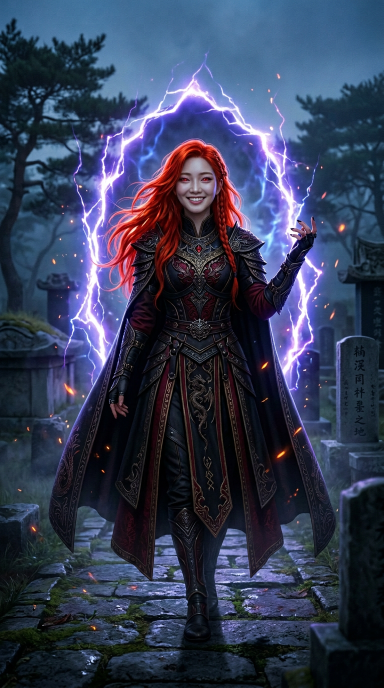
#> input picture assets/dragon_sia.png, 768 x 1376 px (shown at 1/2 size)
$ python -i make_kristina_assets.py   (imports and definitions only)
#> lines starting #> are read from the running program, lines starting #| are printed output that depends on the picture; after the words box and inside, x2 and y2 are one past the last pixel; in counts of white or black regions, pixels touching at a corner belong together
"""One-off asset builder: chroma-key Kristina sprites and square backgrounds."""
import os

import numpy as np
from PIL import Image

SRC = "ui/static/kristina/src"
OUT = "ui/static/kristina"
# [1 line not run here, left out]


def chroma_key(path_in: str, path_out: str, target_h: int = 560) -> None:
#> called with path_in = '../assets/dragon_sia.png', path_out = 'out.png', target_h = 560
    im = Image.open(path_in).convert("RGBA")
    arr = np.asarray(im).astype(np.int16)
    r, g, b = arr[:, :, 0], arr[:, :, 1], arr[:, :, 2]
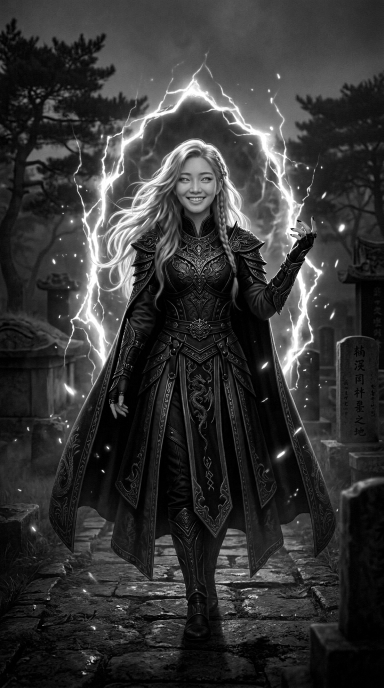
#> r: shape (1376, 768) int16 (shown at 1/2 size); min 0, max 255, mean 52.4
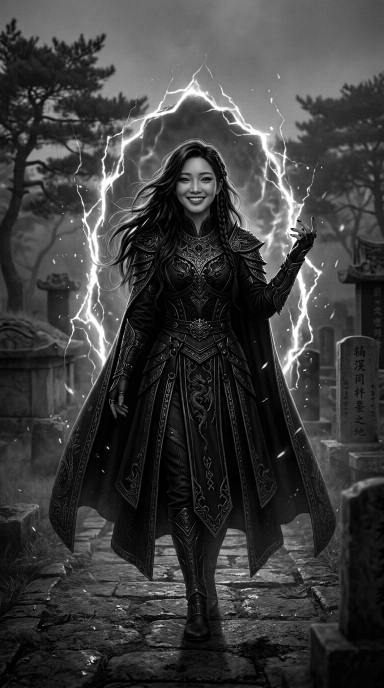
#> g: shape (1376, 768) int16 (shown at 1/2 size); min 0, max 255, mean 60.6
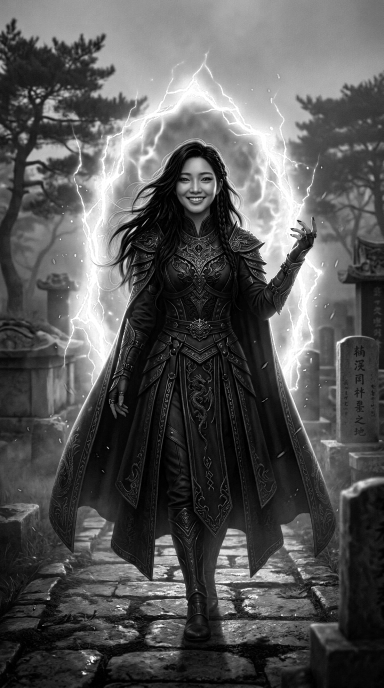
#> b: shape (1376, 768) int16 (shown at 1/2 size); min 0, max 255, mean 85.7
    greenness = g - np.maximum(r, b)
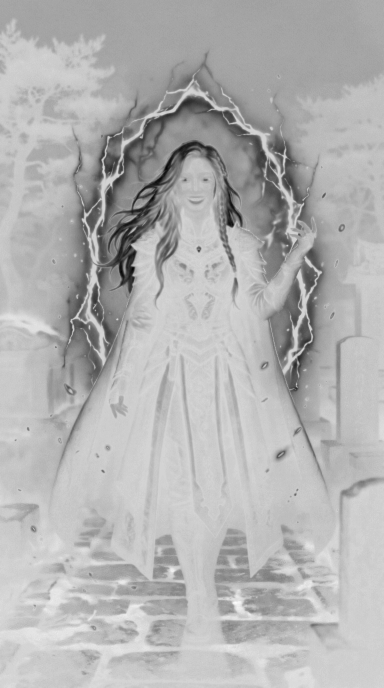
#> greenness: shape (1376, 768) int16 (shown at 1/2 size); min -184, max 38, mean -28.6; drawn with min black and max white
    alpha = np.full(greenness.shape, 255, dtype=np.int16)
    soft = (greenness > 25) & (greenness <= 60)
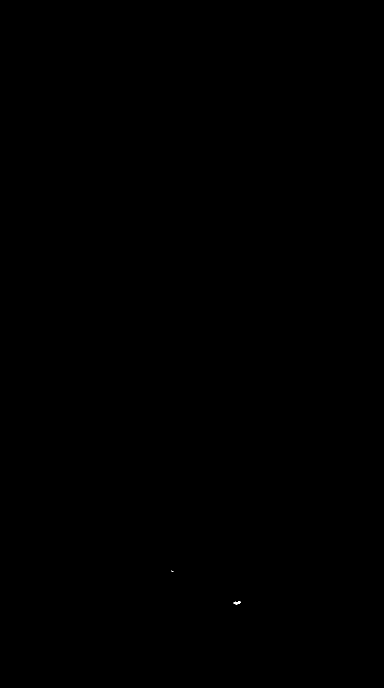
#> soft: shape (1376, 768) bool (shown at 1/2 size); 0.01% white; 2 white regions (1 under 20 px), largest, box (x1, y1, x2, y2) and area: (467, 1203, 481, 1209) 58
    alpha[greenness > 60] = 0
    alpha[soft] = (255 * (1 - (greenness[soft] - 25) / 35.0)).astype(np.int16)
    # remove green spill on soft edges
    g2 = np.where(soft, np.minimum(255, np.maximum(r, b) + 10), g)
    arr[:, :, 1] = g2
#> arr: shape (1376, 768, 4) int16; mean R, G, B, A 52.4, 60.6, 85.7, 255
    arr[:, :, 3] = np.clip(alpha, 0, 255)
#> arr: shape (1376, 768, 4) int16; mean R, G, B, A 52.4, 60.6, 85.7, 255
    im = Image.fromarray(arr.astype(np.uint8), "RGBA")
    bbox = im.getbbox()
#> bbox = (0, 0, 768, 1376)
    if bbox:
        im = im.crop(bbox)
    ratio = target_h / im.height
#> ratio = 0.407
    im = im.resize((int(im.width * ratio), target_h), Image.LANCZOS)
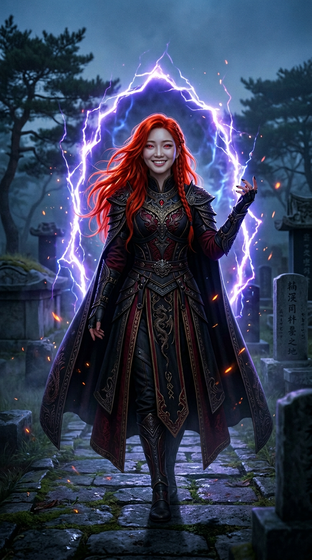
#> im: PIL image 312x560 RGBA; mean R, G, B, A 52.4, 60.6, 85.7, 255; transparent parts drawn white
    im.save(path_out, "PNG", optimize=True)
    print("saved", path_out, im.size, os.path.getsize(path_out))
#| saved out.png (312, 560) 366629


def square_bg(path_in: str, path_out: str, size: int = 512) -> None:
    im = Image.open(path_in).convert("RGB")
    w, h = im.size
    s = min(w, h)
    im = im.crop(((w - s) // 2, (h - s) // 2,
                  (w - s) // 2 + s, (h - s) // 2 + s))
    im = im.resize((size, size), Image.LANCZOS)
    im.save(path_out, "JPEG", quality=85, optimize=True)
    print("saved", path_out, os.path.getsize(path_out))


# [4 lines not run here, left out]

>>> result = chroma_key('../assets/dragon_sia.png', 'out.png')

$ run again, on assets/fire_gate.png
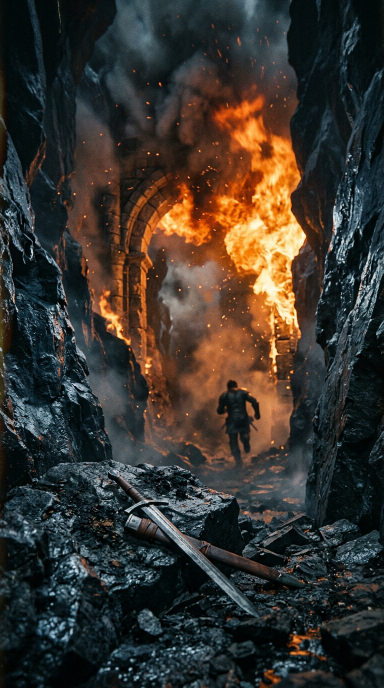
#> input picture assets/fire_gate.png, 768 x 1376 px (shown at 1/2 size)
#> in chroma_key, `greenness = g - np.maximum(r, b)`:
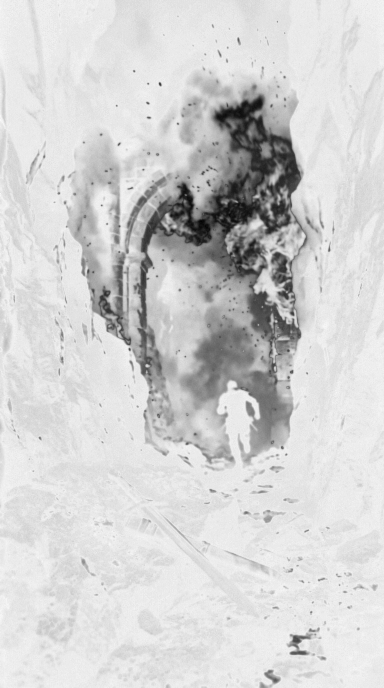
#> greenness: shape (1376, 768) int16 (shown at 1/2 size); min -142, max 11, mean -15.97; drawn with min black and max white
#> soft: shape (1376, 768) bool; every value is 0
#> alpha: shape (1376, 768) int16; every value is 255
#> bbox = (0, 0, 768, 1376)
#> in chroma_key, `im = im.resize((int(im.width * ratio), target_h), Image.LANCZOS)`:
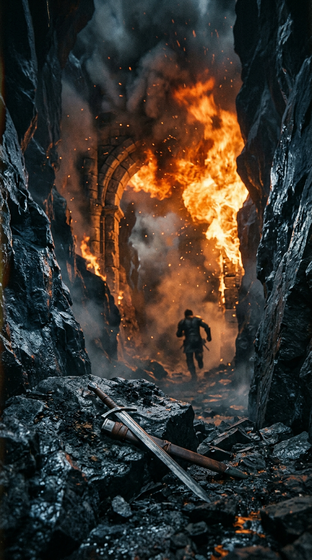
#> im: PIL image 312x560 RGBA; mean R, G, B, A 56.7, 52.1, 45.8, 255
#| saved out.png (312, 560) 386850

$ run again, on assets/memorial.png
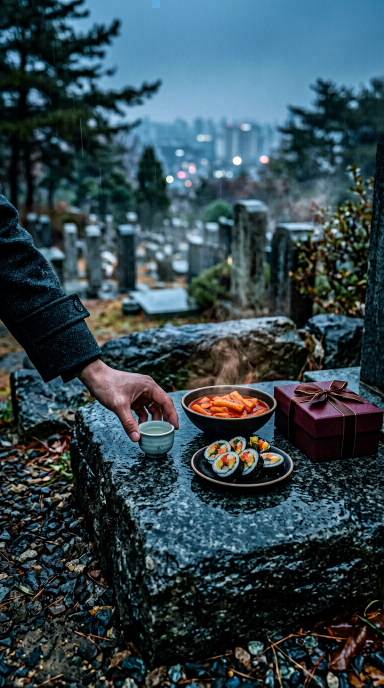
#> input picture assets/memorial.png, 768 x 1376 px (shown at 1/2 size)
#> in chroma_key, `soft = (greenness > 25) & (greenness <= 60)`:
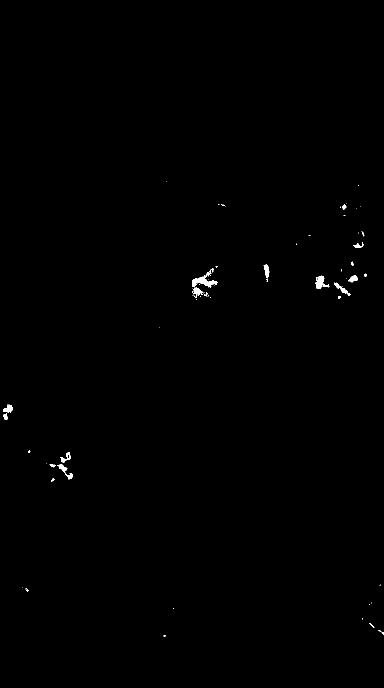
#> soft: shape (1376, 768) bool (shown at 1/2 size); 0.29% white; 73 white regions (53 under 20 px), largest, box (x1, y1, x2, y2) and area: (384, 541, 435, 575) 614, (631, 551, 659, 578) 376, (115, 928, 146, 959) 257
#> bbox = (0, 0, 768, 1376)
#> in chroma_key, `im = im.resize((int(im.width * ratio), target_h), Image.LANCZOS)`:
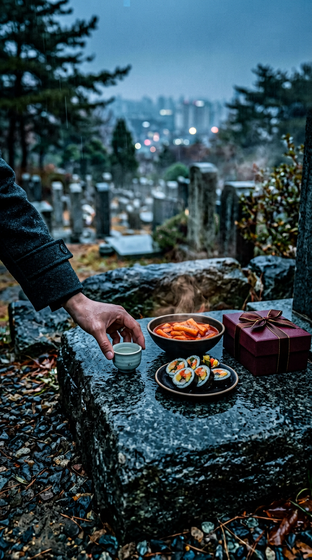
#> im: PIL image 312x560 RGBA; mean R, G, B, A 51.2, 70.4, 78, 254.9; transparent parts drawn white
#| saved out.png (312, 560) 404008

$ run again, on assets/minjun.png
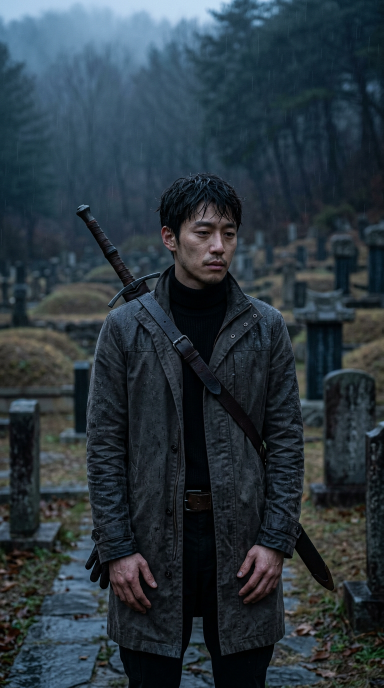
#> input picture assets/minjun.png, 768 x 1376 px (shown at 1/2 size)
#> in chroma_key, `greenness = g - np.maximum(r, b)`:
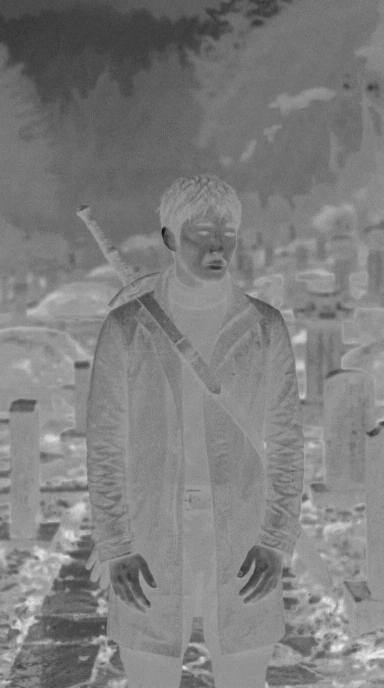
#> greenness: shape (1376, 768) int16 (shown at 1/2 size); min -54, max 35, mean -9.7; drawn with min black and max white
#> soft: shape (1376, 768) bool; 0.02% white in thin lines or dots, all inside (x1, y1, x2, y2) = (63, 1066, 768, 1317)
#> bbox = (0, 0, 768, 1376)
#> in chroma_key, `im = im.resize((int(im.width * ratio), target_h), Image.LANCZOS)`:
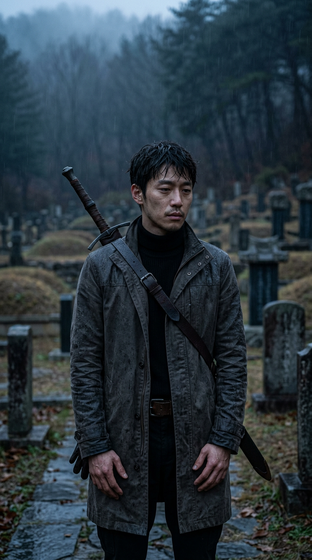
#> im: PIL image 312x560 RGBA; mean R, G, B, A 42.6, 54.9, 63.3, 255; transparent parts drawn white
#| saved out.png (312, 560) 317069
